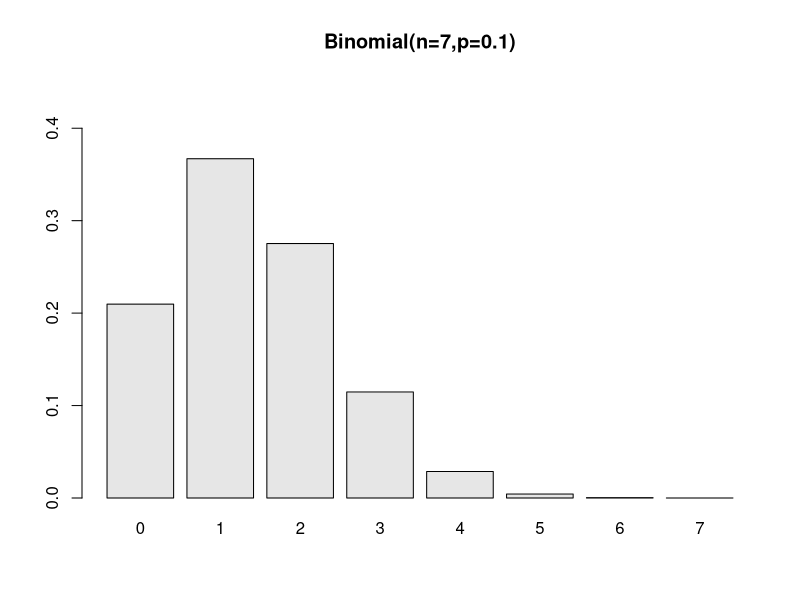
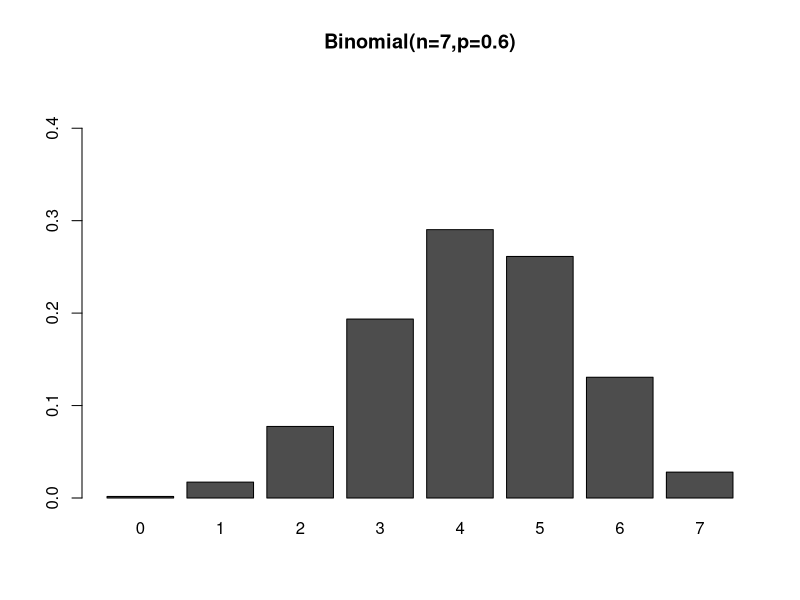
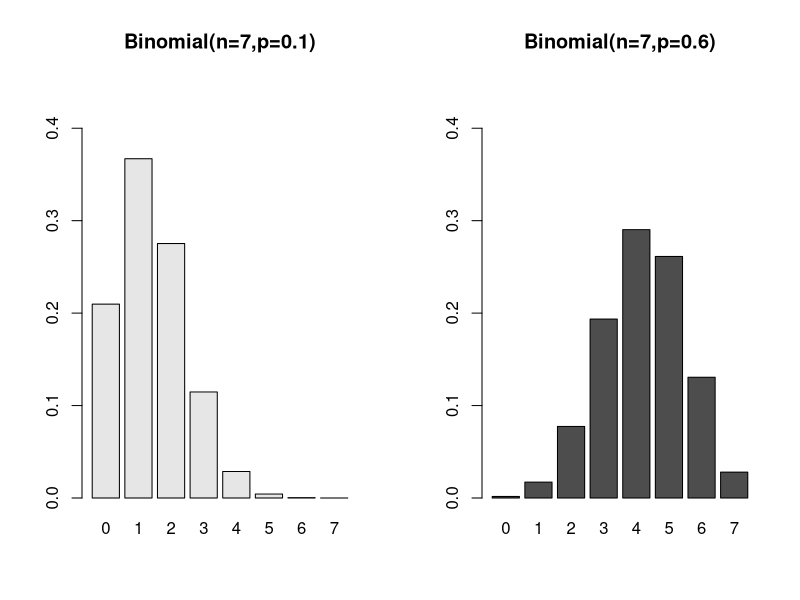
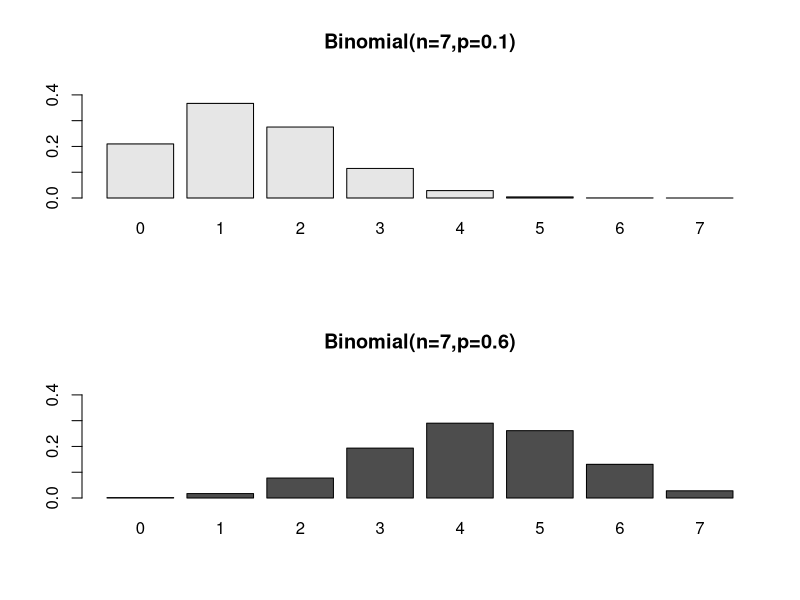
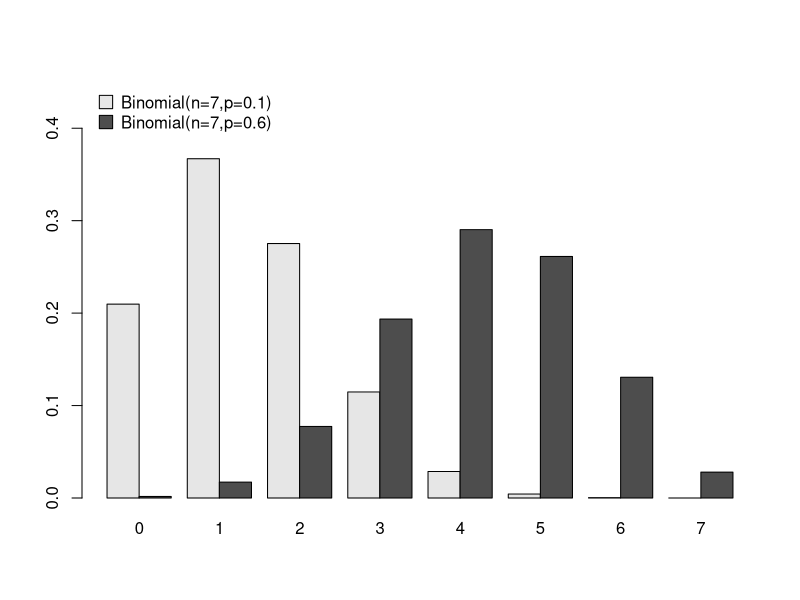
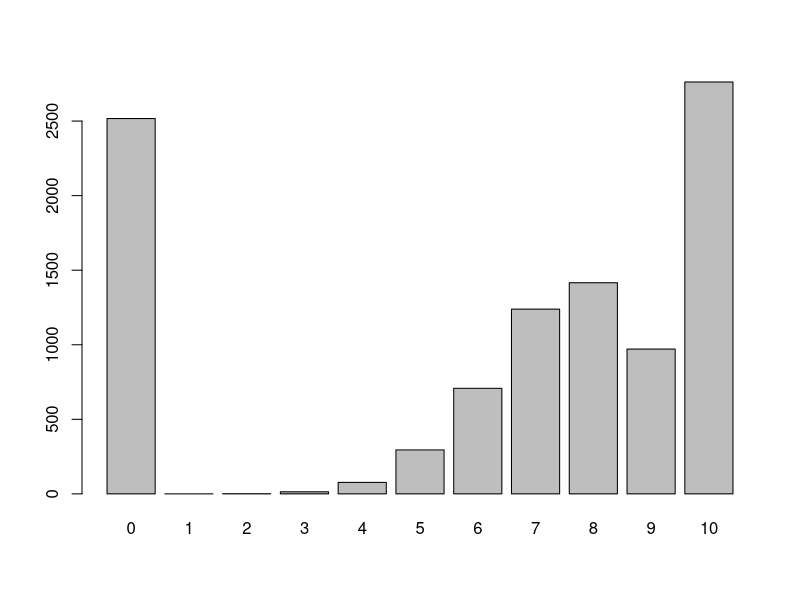
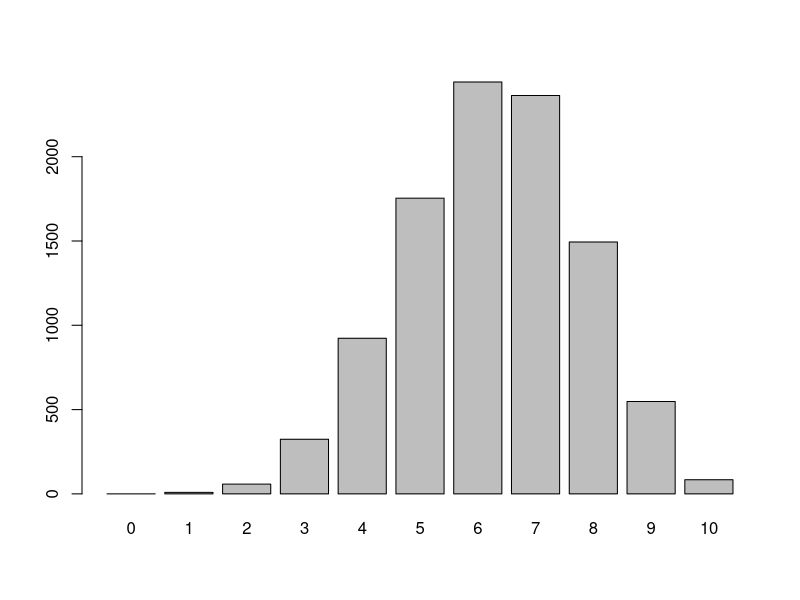
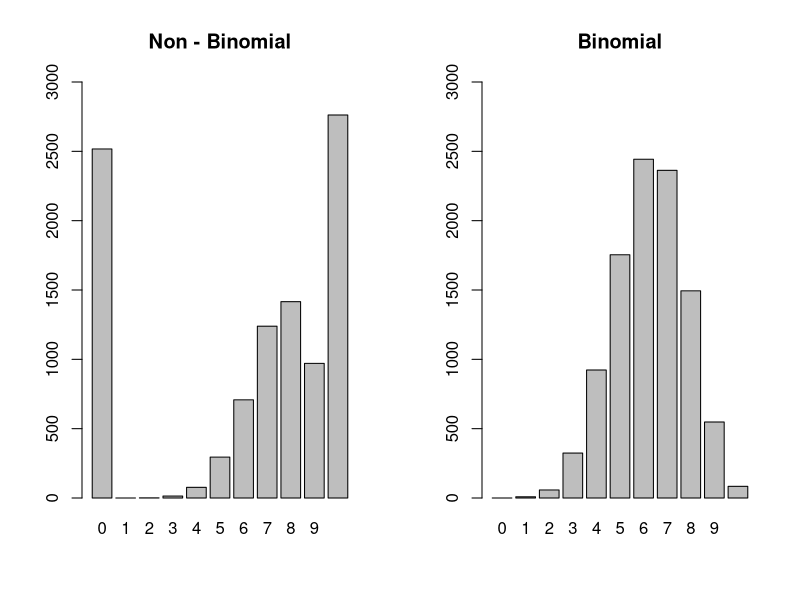

Write R code to recreate these figures, in order.
## ---- chunk 1
dbinom(0:7,7,0.2)
dbinom(0:7,7,0.6)

dbinom(0:4,7,0.2)
dbinom(0:4,7,0.6)

pbinom(0:7,7,0.2)
pbinom(0:7,7,0.6)

sum(dbinom(0:4,7,0.2))
sum(dbinom(0:4,7,0.6))

pbinom(0:7,7,0.2)[5]
pbinom(0:7,7,0.6)[5]
## ---- chunk 2
barplot(dbinom(0:7,7,0.2),main="Binomial(n=7,p=0.1)",ylim=c(0,0.45),names=0:7,col=grey(0.9))
barplot(dbinom(0:7,7,0.6),main="Binomial(n=7,p=0.6)",ylim=c(0,0.45),names=0:7,col=grey(0.3))
## ---- chunk 3
par(mfrow=c(1,2))
barplot(dbinom(0:7,7,0.2),main="Binomial(n=7,p=0.1)",ylim=c(0,0.45),names=0:7,col=grey(0.9))
barplot(dbinom(0:7,7,0.6),main="Binomial(n=7,p=0.6)",ylim=c(0,0.45),names=0:7,col=grey(0.3))

par(mfrow=c(2,1))
barplot(dbinom(0:7,7,0.2),main="Binomial(n=7,p=0.1)",ylim=c(0,0.45),names=0:7,col=grey(0.9))
barplot(dbinom(0:7,7,0.6),main="Binomial(n=7,p=0.6)",ylim=c(0,0.45),names=0:7,col=grey(0.3))
## ---- chunk 4
z <- rbind(dbinom(0:7,7,0.2),dbinom(0:7,7,0.6))
par(mfrow=c(1,1))
barplot(z,beside=T,names=0:7,col=grey(c(0.9,0.3)),space=c(0,0.5),ylim=c(0,0.45))
legend(0,0.45,c("Binomial(n=7,p=0.1)","Binomial(n=7,p=0.6)"),
       pch=22,pt.bg=grey(c(0.9,0.3)),pt.cex=2,bty="n")
## ---- chunk 5
a <- 1:10
b <- 2:11
d <- rep(NA,10)
d

# multiply two vectors
for(i in 1:10){
  d[i]<-a[i]*b[i]
}
d

# compute the inner product
s<-0
for(i in 1:10){
  s<-s+d[i]
}
s
## ---- chunk 6
# multiply two vectors
d <- a*b
d

# compute the inner product
s <- sum(a*b)
s
## ---- chunk 7
for(j in c(3,1,4,1,5,9,2,7)) print(j)
for(j in LETTERS[1:10]) print(j)
## ---- chunk 8
?sample
sample(1:10)
sample(1:10,replace=TRUE)
sample(1:10,repl=T)

f1 <- c("A","a")
f2 <- sample(f1,2,repl=T)
f2

?ifelse
ifelse(3+5<9,"Yes","No")
ifelse(3+8<9,"Yes","No")

f2
ifelse("A"%in%f2,1,0)
## ---- chunk 9
nit <- 10000
npurple <- rep(0,nit)
f1 <- c("A","a")
for(k in 1:nit){
  f2 <- sample(f1,2,repl=T)
  purple <- rep(0,10)
  for(j in 1:10){
    f3 <- sample(f2,2,repl=T)
    purple[j] <- ifelse("A"%in%f3,1,0)
  }
  npurple[k] <- sum(purple)
}

table(npurple)
table(factor(npurple,levels=0:10))

par(mfrow=c(1,1))
barplot(table(factor(npurple,levels=0:10)))
## ---- chunk 10
nit <- 10000
npurple2 <- rep(0,nit)
f1 <- c("A","a")
for(k in 1:nit){
  purple <- rep(0,10)
  for(j in 1:10){
    f2 <- sample(f1,2,repl=T)
    f3 <- sample(f2,2,repl=T)
    purple[j] <- ifelse("A"%in%f3,1,0)
  }
  npurple2[k] <- sum(purple)
}

table(npurple2)
table(factor(npurple2,levels=0:10))
barplot(table(factor(npurple2,levels=0:10)))

par(mfrow=c(1,2))
barplot(table(factor(npurple,levels=0:10)),ylim=c(0,3000),main="Non - Binomial")
barplot(table(factor(npurple2,levels=0:10)),ylim=c(0,3000),main="Binomial")
## ---- chunk 11
dpois(0:10,5)
sum(dpois(0:10,5))
ppois(0:10,5)
ppois(10,5)

dpois(0:15,5)
ppois(0:15,5)
1-ppois(0:15,5)
ppois(0:15,5,lower=FALSE)
## ---- chunk 12
n=50000
p=1/100000
lambda=n*p

dbinom(0:5,n,p)
barplot(dbinom(0:5,n,p),main="Binomial",ylim=c(0,0.65),names=0:5,col=grey(0.9))

dpois(0:5,lambda)
barplot(dpois(0:5,lambda),main="Poisson",ylim=c(0,0.65),names=0:5,col=grey(0.3))

z <- rbind(dbinom(0:5,n,p),dpois(0:5,lambda))
par(mfrow=c(1,1))
barplot(z,beside=T,names=0:5,col=grey(c(0.9,0.3)),space=c(0,0.5),ylim=c(0,0.65))
legend(4,0.65,c("Binomial","Poisson"),pch=22,pt.bg=grey(c(0.9,0.3)),pt.cex=2,bty="n")

dbinom(0:5,n,p)-dpois(0:5,lambda)
